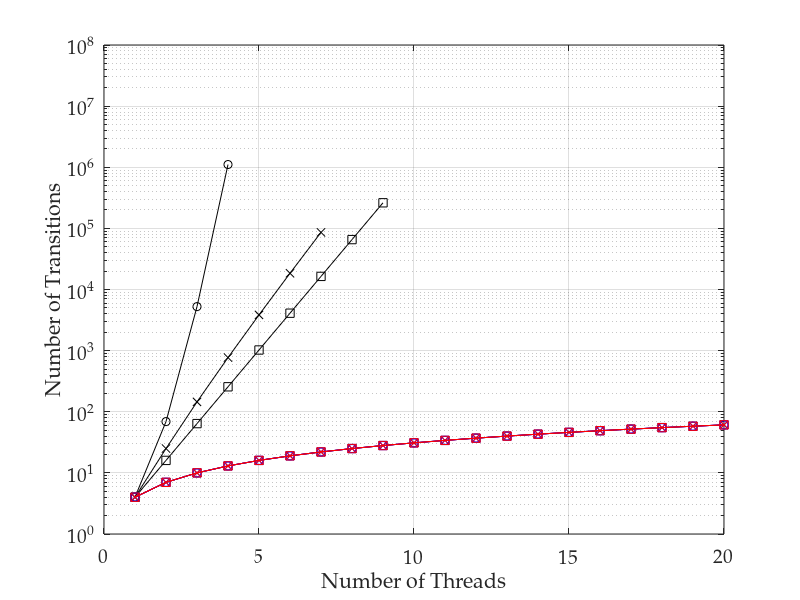

The MATLAB script that drew this image: (Note: this script raises an error after producing the figure.)
%% importing data
transitions = dlmread('t43_tpl1_ops3.csv', ',', 0, 0);
ss = dlmread('ss13_trans.csv', ',', 0, 0);
ssthreads = [1:7];
% convert 0 values to NaNs, as these don't plot
transitions(transitions==0)=nan;
threads = [1:20];

%% plotting lines

semilogy(threads, transitions(:, 1), 'ko-')
hold on
semilogy(ssthreads, ss, 'kx-')
semilogy(threads, transitions(:, 3), 'ks-')
semilogy(threads, transitions(:, 4), 'bo-')
semilogy(threads, transitions(:, 5), 'bx-')
semilogy(threads, transitions(:, 6), 'bs-')
semilogy(threads, transitions(:, 7), 'rx-')
semilogy(threads, transitions(:, 8), 'rs-')
hold off
grid on

%% adding axis labels
ax = gca;
set(ax, 'FontName', 'Palatino Linotype', 'FontSize', 14);
xlabel('Number of Threads');
ylabel('Number of Transitions');
axis([0 20 1 100000000])
ax.YTick = [1 100 10000 1000000 100000000];

%% output pdf file
h = figure(1);
h.Units = 'centimeters'; % set figure position to cm
%h.Position(2) = [h.Position(2)-9]; % set figure position bevore resize
h.Position([3:4]) = [10,7]; % resize figure
Plot2LaTeX( h, 't43_tpl1_ops3' )